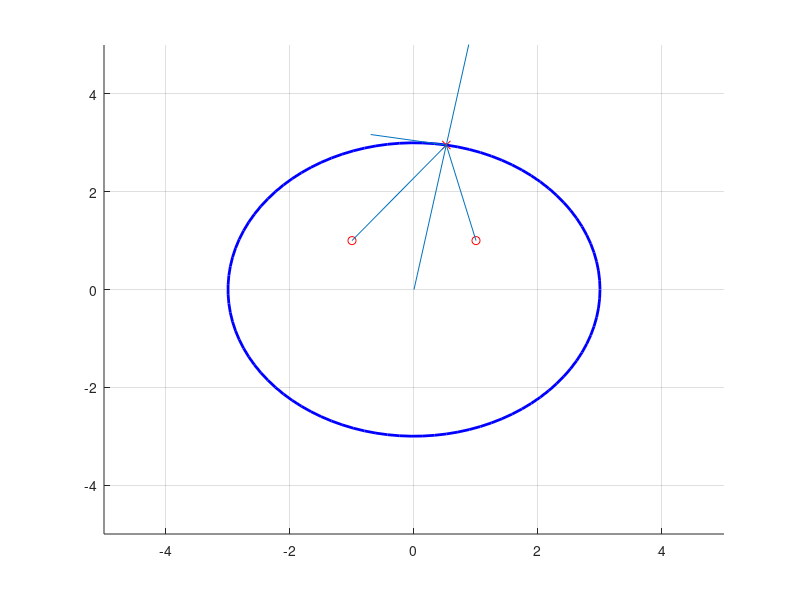

Here is the MATLAB script that generated this plot:
clc
clear all
close all

kspring = 1;
th0 = pi/2;
pin1 = [-1 1];
pin2 = [1 1];

pinrod = [0 3];
dth = pi/18;
xfree1 = norm(pinrod- pin1);
xfree2 = norm(pinrod- pin2);

pinnew = norm(pinrod).*[cos(th0 - dth), sin(th0 - dth)];
x1 = pinnew - pin1;
x2 = pinnew - pin2;

xforced1 = norm(x1);
xforced2 = norm(x2);
th1 = atan(x1(2)/x1(1));
th2 = atan(x2(2)/x2(1));

ths1 = th1 + dth;
ths2 = pi - th2 + dth;

Fs1 = 0.5*xforced1*kspring*[cos(ths1), sin(ths1)];
Fs2 =0.5*xforced2*kspring*[cos(ths2), sin(ths2)];

F = norm(Fs1)*[-cos(ths1-th1) sin(ths1-th1)];
figure(1)
xlim([-5 5])
ylim([-5 5])
grid on
hold on
viscircles([0 0],3,'Color',"b");

plot(pin1(1),pin1(2),"ro")
plot(pin2(1),pin2(2),"ro")

plot(pinnew(1),pinnew(2),"rx")
line([0 pinnew(1)*5], [0 pinnew(2)*5])

line([pin1(1) pinnew(1)], [pin1(2) pinnew(2)])
line([pin2(1) pinnew(1)], [pin2(2) pinnew(2)])
line([pinnew(1)+F(1), pinnew(1)],[pinnew(2)+F(2), pinnew(2)])

